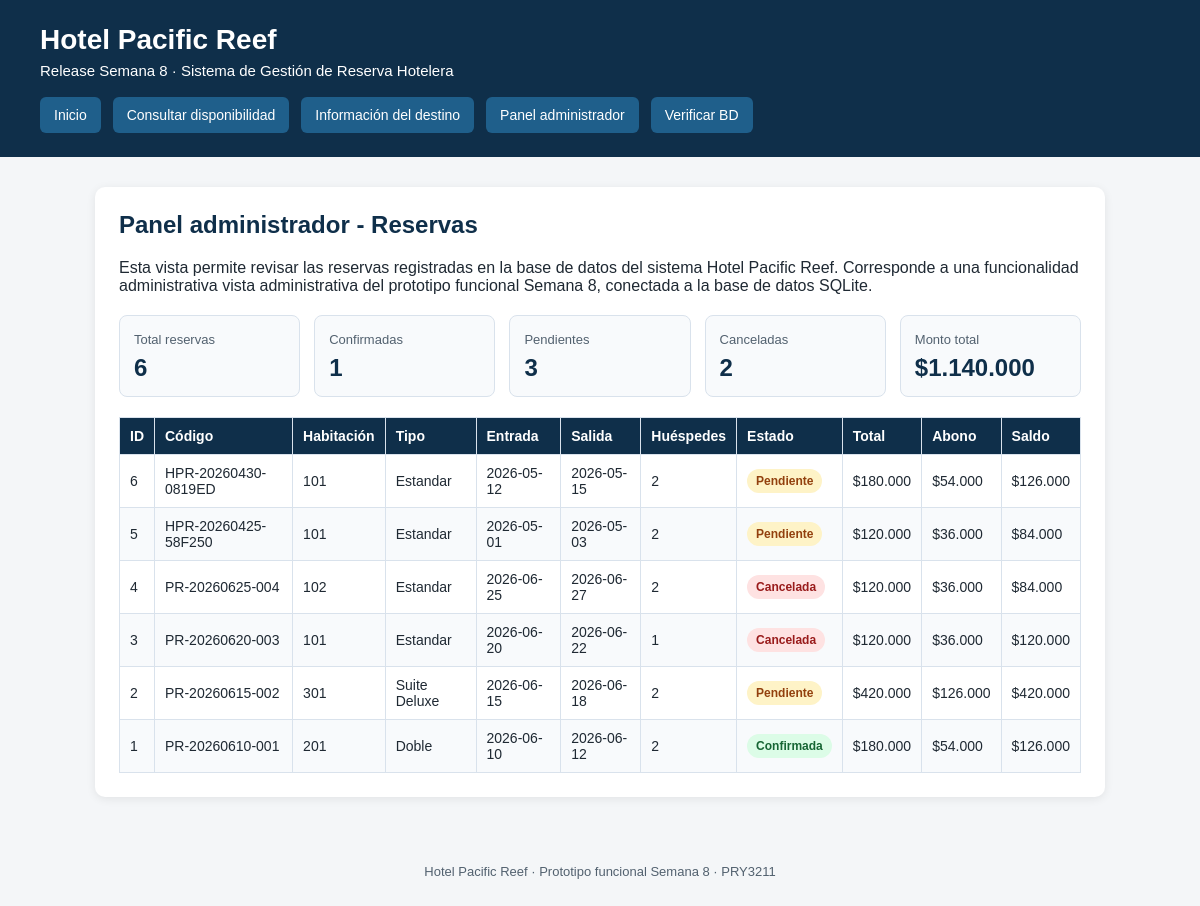
/admin/reservas, run on an earlier commit of the app's database.
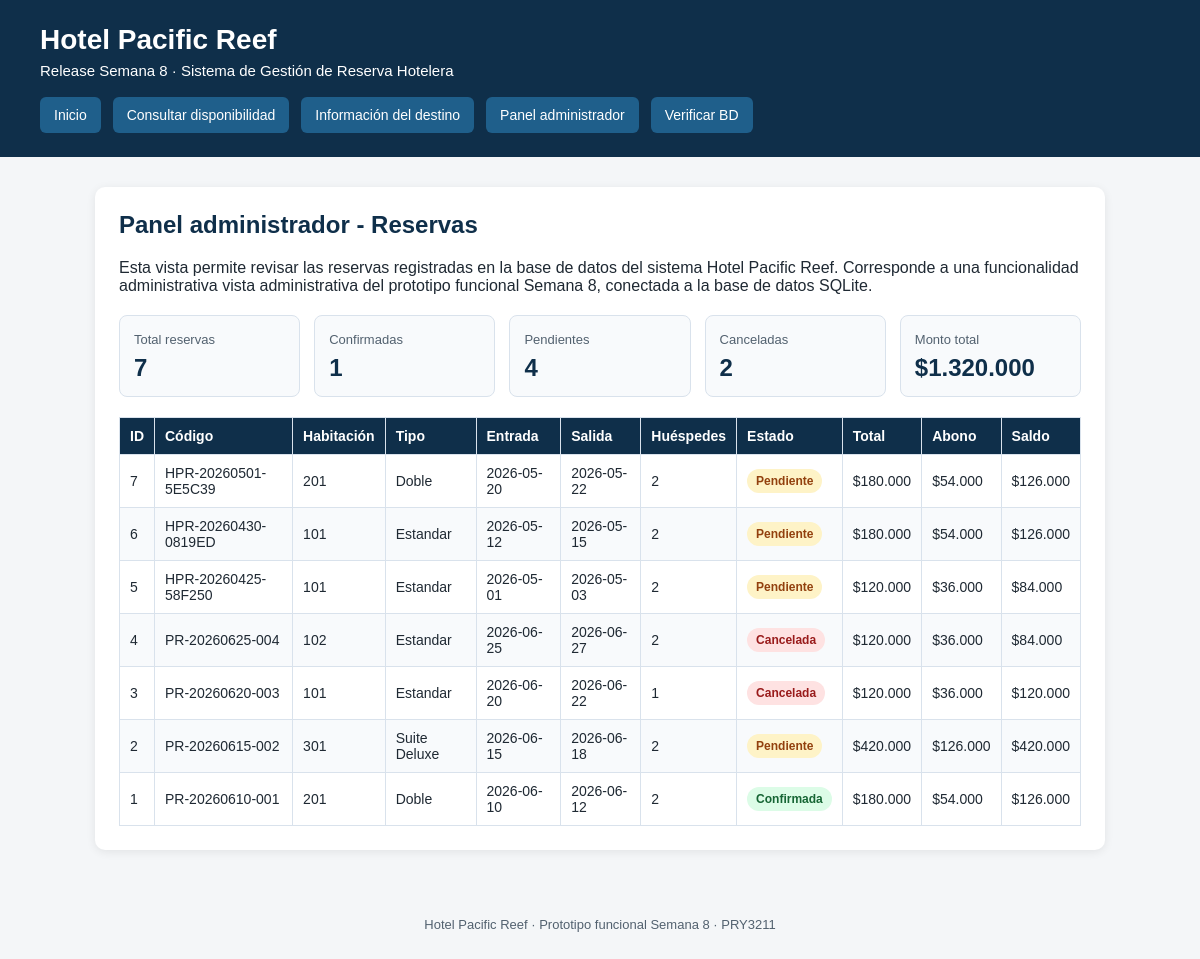
And on a later commit of the database.
### tables this page shows
CREATE TABLE reserva (
    id_reserva          INTEGER PRIMARY KEY,
    id_cliente          INTEGER NOT NULL,
    id_habitacion       INTEGER NOT NULL,
    fecha_reserva       TEXT NOT NULL,
    fecha_check_in      TEXT NOT NULL,
    fecha_check_out     TEXT NOT NULL,
    cantidad_huespedes  INTEGER NOT NULL,
    estado_reserva      TEXT NOT NULL,
    total_reserva       REAL NOT NULL,
    abono_requerido     REAL NOT NULL,
    saldo_pendiente     REAL NOT NULL,
    codigo_reserva      TEXT NOT NULL UNIQUE,
    FOREIGN KEY (id_cliente) REFERENCES cliente(id_cliente),
    FOREIGN KEY (id_habitacion) REFERENCES habitacion(id_habitacion)
);

CREATE TABLE habitacion (
    id_habitacion       INTEGER PRIMARY KEY,
    id_tipo_habitacion  INTEGER NOT NULL,
    numero              TEXT NOT NULL UNIQUE,
    piso                INTEGER NOT NULL,
    capacidad           INTEGER NOT NULL,
    descripcion         TEXT,
    estado              TEXT NOT NULL,
    FOREIGN KEY (id_tipo_habitacion) REFERENCES tipo_habitacion(id_tipo_habitacion)
);

CREATE TABLE tipo_habitacion (
    id_tipo_habitacion  INTEGER PRIMARY KEY,
    nombre              TEXT NOT NULL UNIQUE,
    descripcion         TEXT,
    capacidad_maxima    INTEGER NOT NULL,
    cantidad_camas      INTEGER NOT NULL,
    precio_base         REAL NOT NULL,
    estado              TEXT NOT NULL
);

### app/app.py (the view)
@app.route("/admin/reservas")
def admin_reservas():
    reservas = listar_reservas_admin()
    resumen = obtener_resumen_reservas_admin()
    return render_template(
        "admin_reservas.html",
        reservas=reservas,
        resumen=resumen,
    )

### app/app.py (called while the page is built)
@app.template_filter("clp")
def clp(value):
    try:
        number = int(round(float(value)))
        return f"${number:,}".replace(",", ".")
    except (TypeError, ValueError):
        return "$0"

### app/database.py (called while the page is built)
def get_db_connection():
    if not DB_PATH.exists():
        raise FileNotFoundError(
            f"No se encontró la base de datos en la ruta esperada: {DB_PATH}"
        )
    connection = sqlite3.connect(DB_PATH)
    connection.row_factory = sqlite3.Row
    return connection

def obtener_resumen_reservas_admin():
    connection = get_db_connection()
    query = """
        SELECT
            COUNT(*) AS total_reservas,
            SUM(CASE WHEN LOWER(TRIM(estado_reserva)) = 'confirmada' THEN 1 ELSE 0 END) AS confirmadas,
            SUM(CASE WHEN LOWER(TRIM(estado_reserva)) = 'pendiente' THEN 1 ELSE 0 END) AS pendientes,
            SUM(CASE WHEN LOWER(TRIM(estado_reserva)) = 'cancelada' THEN 1 ELSE 0 END) AS canceladas,
            COALESCE(SUM(total_reserva), 0) AS monto_total_reservas
        FROM reserva;
    """
    resumen = connection.execute(query).fetchone()
    connection.close()
    return resumen

### app/templates/admin_reservas.html (shortened to what this page needs)
{% extends "base.html" %}  {% block content %}
<section class="card">
  <h2>Panel administrador - Reservas</h2>
  <p>
    Esta vista permite revisar las reservas registradas en la base de datos del
    sistema Hotel Pacific Reef. Corresponde a una funcionalidad administrativa
    vista administrativa del prototipo funcional Semana 8, conectada a la base
    de datos SQLite.
  </p>
  {% if resumen %}
  <div class="admin-summary">
    <div class="metric-card">
      <span class="metric-label">Total reservas</span>
      <strong>{{ resumen.total_reservas }}</strong>
    </div>
    <div class="metric-card">
      <span class="metric-label">Confirmadas</span>
      <strong>{{ resumen.confirmadas }}</strong>
    </div>
    <div class="metric-card">
      <span class="metric-label">Pendientes</span>
      <strong>{{ resumen.pendientes }}</strong>
    </div>
    <div class="metric-card">
      <span class="metric-label">Canceladas</span>
      <strong>{{ resumen.canceladas }}</strong>
    </div>
    <div class="metric-card">
      <span class="metric-label">Monto total</span>
      <strong>{{ resumen.monto_total_reservas | clp }}</strong>
    </div>
  </div>
  {% endif %} {% if reservas %}
  <div class="table-container">
    <table class="table">
      <thead>
        <tr>
          <th>ID</th>
          <th>Código</th>
          <th>Habitación</th>
          <th>Tipo</th>
          <th>Entrada</th>
          <th>Salida</th>
          <th>Huéspedes</th>
          <th>Estado</th>
          <th>Total</th>
          <th>Abono</th>
          <th>Saldo</th>
        </tr>
      </thead>
      <tbody>
        {% for reserva in reservas %}
        <tr>
          <td>{{ reserva.id_reserva }}</td>
          <td>{{ reserva.codigo_reserva }}</td>
          <td>{{ reserva.numero_habitacion }}</td>
          <td>{{ reserva.tipo_habitacion }}</td>
          <td>{{ reserva.fecha_check_in }}</td>
          <td>{{ reserva.fecha_check_out }}</td>
          <td>{{ reserva.cantidad_huespedes }}</td>
          <td>
            <span class="status-pill status-{{ reserva.estado_reserva|lower }}">
              {{ reserva.estado_reserva }}
            </span>
          </td>
          <td>{{ reserva.total_reserva | clp }}</td>
          <td>{{ reserva.abono_requerido | clp }}</td>
          <td>{{ reserva.saldo_pendiente | clp }}</td>
        </tr>
        {% endfor %}
      </tbody>
    </table>
  </div>
  {% endif %}
</section>
{% endblock %}

### app/templates/base.html (shortened to what this page needs)
<!doctype html>
<html lang="es">
  <head>
    <link
      rel="stylesheet"
      href="{{ url_for('static', filename='css/styles.css') }}"
    />
  </head>
  <body>
    <header class="header">
      <div class="header-content">
        <h1>Hotel Pacific Reef</h1>
        <p>Release Semana 8 · Sistema de Gestión de Reserva Hotelera</p>
      </div>
      <nav class="nav">
        <a href="{{ url_for('index') }}">Inicio</a>
        <a href="{{ url_for('disponibilidad') }}">Consultar disponibilidad</a>
        <a href="{{ url_for('destino') }}">Información del destino</a>
        <a href="{{ url_for('admin_reservas') }}">Panel administrador</a>
        <a href="{{ url_for('health_db') }}">Verificar BD</a>
      </nav>
    </header>
    <main class="main">{% block content %}{% endblock %}</main>
    <footer class="footer">
      <p>Hotel Pacific Reef · Prototipo funcional Semana 8 · PRY3211</p>
    </footer>
  </body>
</html>

### app/static/css/styles.css (style rules this page uses)
* { box-sizing: border-box; }
body { margin: 0; font-family: Arial, Helvetica, sans-serif; background: #f4f6f8; color: #1f2933; }
.header { background: #0f2f4a; color: #ffffff; padding: 24px 40px; }
.header-content h1 { margin: 0; font-size: 28px; }
.header-content p { margin: 6px 0 0 0; font-size: 15px; }
.nav { margin-top: 18px; display: flex; gap: 12px; flex-wrap: wrap; }
.nav a { color: #ffffff; text-decoration: none; background: #1f5f8b; padding: 10px 14px; border-radius: 6px; font-size: 14px; }
.main { max-width: 1050px; margin: 30px auto; padding: 0 20px; }
.card { background: #ffffff; border-radius: 10px; padding: 24px; margin-bottom: 22px; box-shadow: 0 2px 10px rgba(0, 0, 0, 0.08); }
.card h2 { margin-top: 0; color: #0f2f4a; }
.footer { text-align: center; color: #52616f; font-size: 13px; padding: 24px; }
.table-container { width: 100%; overflow-x: auto; margin-top: 18px; }
.table { width: 100%; border-collapse: collapse; background: #ffffff; }
.table th, .table td { border: 1px solid #d9e2ec; padding: 10px; text-align: left; font-size: 14px; }
.table th { background: #0f2f4a; color: #ffffff; }
.table tr:nth-child(even) { background: #f8fafc; }
.admin-summary { display: grid; grid-template-columns: repeat(5, minmax(140px, 1fr)); gap: 14px; margin: 20px 0; }
.metric-card { background: #f8fafc; border: 1px solid #d9e2ec; border-radius: 8px; padding: 14px; }
.metric-card strong { display: block; font-size: 24px; color: #0f2f4a; margin-top: 6px; }
.metric-label { color: #52616f; font-size: 13px; }
.status-pill { display: inline-block; padding: 5px 9px; border-radius: 999px; font-size: 12px; font-weight: bold; }
.status-confirmada { background: #dcfce7; color: #166534; }
.status-pendiente { background: #fef3c7; color: #92400e; }
.status-cancelada { background: #fee2e2; color: #991b1b; }

What changed in the data, as far as the page shows it:
added reserva: id_reserva "7", codigo_reserva "HPR-20260501-5E5C39", numero_habitacion "201", tipo_habitacion "Doble", fecha_check_in "2026-05-20", fecha_check_out "2026-05-22", cantidad_huespedes "2", estado_reserva "Pendiente", total_reserva|clp "$180.000", abono_requerido|clp "$54.000", saldo_pendiente|clp "$126.000"
Also different on the page:
{{ resumen.total_reservas }}: "6" → "7"
{{ resumen.pendientes }}: "3" → "4"
{{ resumen.monto_total_reservas | clp }}: "$1.140.000" → "$1.320.000"
